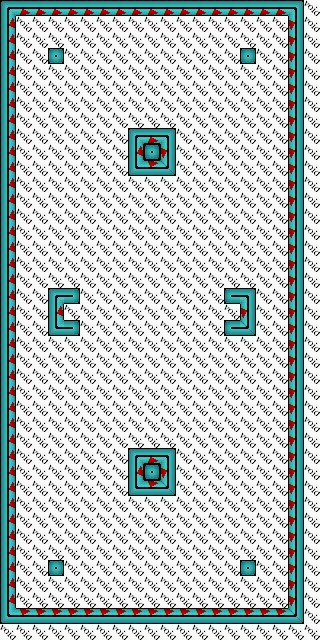

A 2D game scene composited from a Tiled map and its tileset images. What follows is a short description and the map's XML, with each tile layer's data collapsed to a summary:
An orthogonal 20x40 tile map with 16x16 px tiles, 1 tile layer (Calque de Tile 1) and 2 objects (2x Start).

<map version="1.0" orientation="orthogonal" renderorder="right-down" width="20" height="40" tilewidth="16" tileheight="16" nextobjectid="3">
 <tileset firstgid="1" name="baseTileset" tilewidth="16" tileheight="16">
  <image source="baseTileset.png" width="256" height="256" />
 </tileset>
 <layer name="Calque de Tile 1" width="20" height="40">
  <data>[800 cells, 800 non-empty, 12 distinct tile ids]</data>
 </layer>
 <objectgroup name="Starts">
  <object id="1" name="Robot1" type="Start" x="64" y="304" width="16" height="16">
   <properties>
    <property name="IA" value="monIa.lua" />
   </properties>
  </object>
  <object id="2" name="Robot2" type="Start" x="224" y="304" width="16" height="16">
   <properties>
    <property name="IA" value="stupide.lua" />
   </properties>
  </object>
 </objectgroup>
</map>